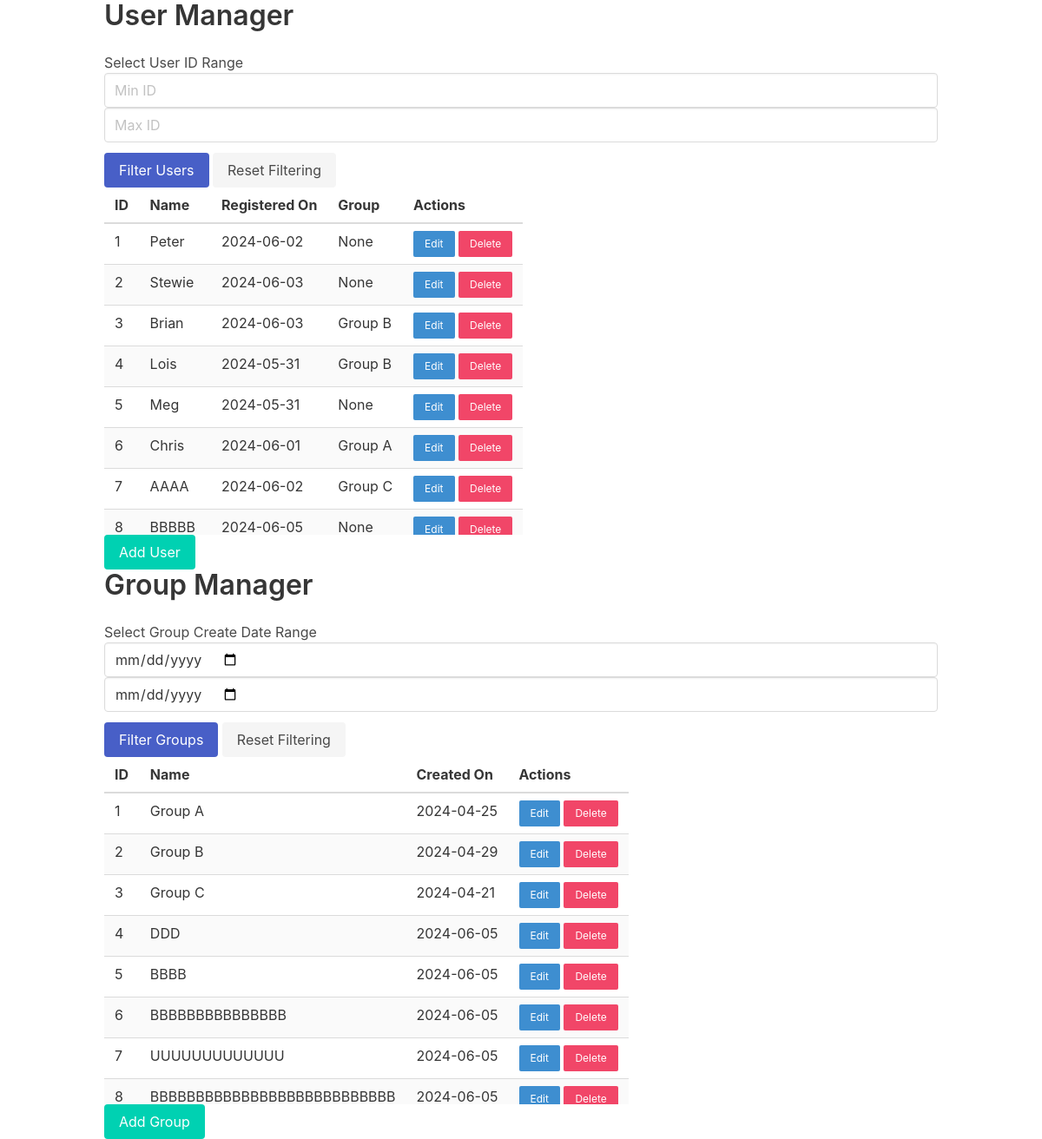
Before: / with the older database file.
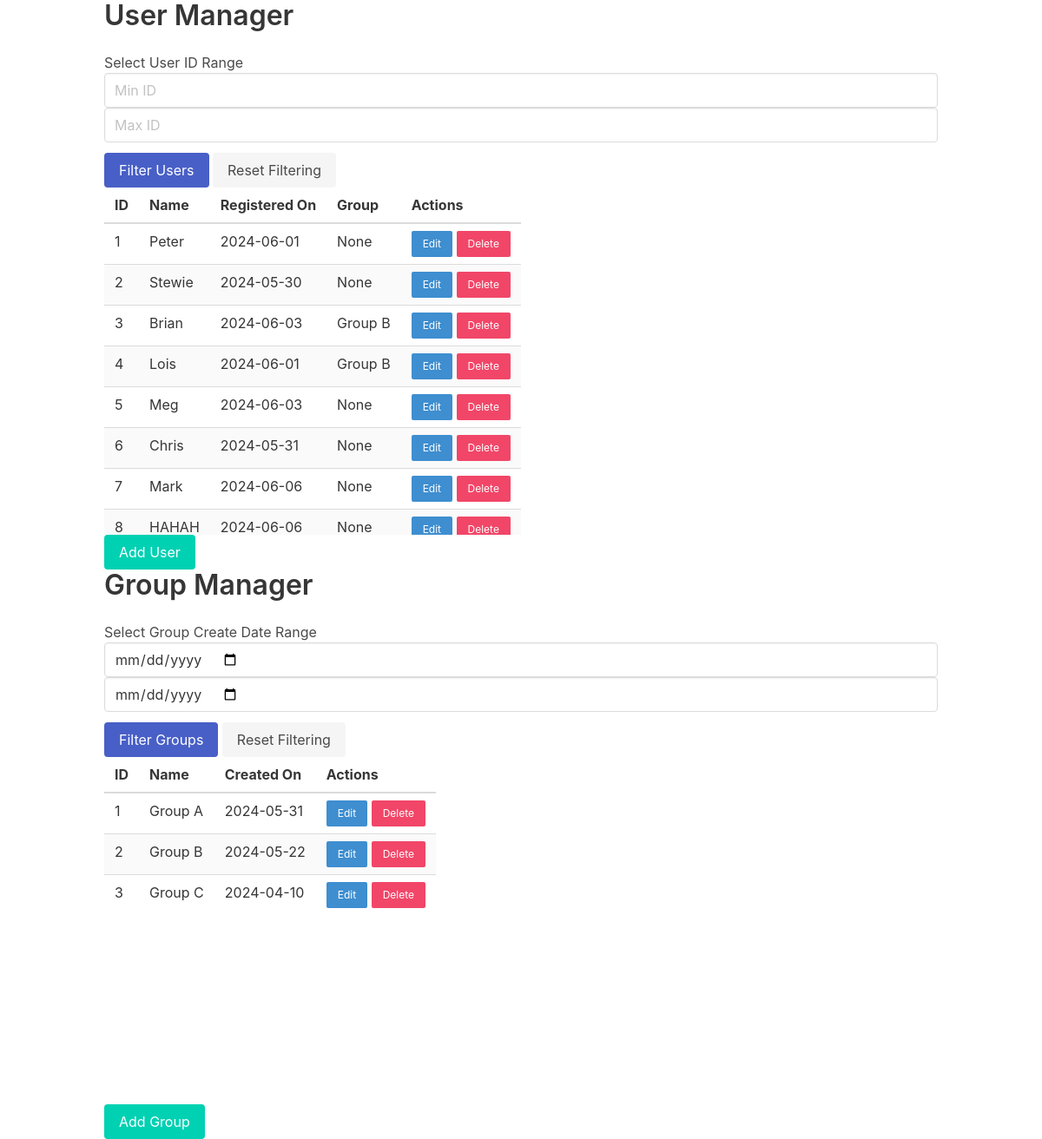
After: the same page with the newer database file.
### app.py (models this page shows)
class User(db.Model):
    id = db.Column(db.Integer, primary_key=True)
    name = db.Column(db.String(80), nullable=False)
    registered_on = db.Column(db.DateTime, default=datetime.now(timezone.utc))
    group_id = db.Column(db.Integer, db.ForeignKey('group.id'), default=0)
    group = db.relationship('Group', backref=db.backref('users', lazy=True))

class Group(db.Model):
    id = db.Column(db.Integer, primary_key=True)
    name = db.Column(db.String(80), nullable=False)
    created_on = db.Column(db.DateTime, default=datetime.now(timezone.utc))

### app.py (the view)
@app.route('/')
def index():
    print("Selecting:")
    user_min_id = request.args.get('min_id', default=1, type=int)
    user_max_id = request.args.get('max_id', default=999999, type=int)
    print(f"user_min_id: {user_min_id} ({type(user_min_id)})")
    print(f"user_max_id: {user_max_id} ({type(user_max_id)})")
    filtered_users = User.query.filter(User.id.between(user_min_id, user_max_id)).all()
    group_start_date = request.args.get('start_date', default='2000-01-01', type=str)
    group_end_date = request.args.get('end_date', default=datetime.today().strftime('%Y-%m-%d'), type=str)
    print(f"group_start_date: {group_start_date} ({type(group_start_date)})")
    print(f"group_end_date: {group_end_date} ({type(group_end_date)})")
    filtered_groups = Group.query.filter(Group.created_on.between(
        datetime.strptime(group_start_date, '%Y-%m-%d').date(),
        datetime.strptime(group_end_date, '%Y-%m-%d').date()+timedelta(days=1))).all()
    return render_template('index.html', users=filtered_users, groups=filtered_groups)

### templates/index.html (shortened to what this page needs)
<!doctype html>
<html lang="en">
<head>
    <link rel="stylesheet" href="https://cdnjs.cloudflare.com/ajax/libs/bulma/0.9.3/css/bulma.min.css">
</head>
<body>
    <div class="container">
        <h1 class="title">User Manager</h1>
        <h2>Select User ID Range</h2>
        <form action="{{ url_for('index') }}" method="get">
            <div class="field">
                <div class="control">
                    <input class="input" type="number" name="min_id" value="{{ user_min_id }}" placeholder="Min ID"  title="min id" required>
                    <input class="input" type="number" name="max_id" value="{{ user_max_id }}" placeholder="Max ID"  title="max id" required>
                </div>
            </div>
            <div class="control">
                <button class="button is-link" type="submit">Filter Users</button>
                <a href="{{ url_for('index') }}" class="button is-light">Reset Filtering</a>
            </div>
        </form>
        <div style="height: 400px; overflow-y: scroll;">
            <table class="table is-striped">
                <thead>
                    <tr>
                        <th>ID</th>
                        <th>Name</th>
                        <th>Registered On</th>
                        <th>Group</th>
                        <th>Actions</th>
                    </tr>
                </thead>
                <tbody>
                    {% for user in users %}
                        {% set user_id = user.id %}
                        {% set registered_date = user.registered_on.strftime('%Y-%m-%d') %}
                        {% set user_group_id = user.group_id %}
                        <tr>
                            <td>{{ user.id }}</td>
                            <td>{{ user.name }}</td>
                            <td>{{ registered_date }}</td>
                            <td>{{ user.group.name if user.group else 'None' }}</td>
                            <td id="actions">
                                <button class="button is-small is-info" onclick="openUserModal({{ user_id }}, '{{ user.name }}', '{{ registered_date }}', {{ user_group_id }}, 'edit')">Edit</button>
                                <button class="button is-small is-danger" onclick="deleteUser({{ user_id }})">Delete</button>
                            </td>
                        </tr>
                    {% endfor %}
                </tbody>
            </table>
        </div>
        <button class="button is-primary" onclick="openUserModal(null, '', '', 0, 'add')">Add User</button>
        <h1 class="title">Group Manager</h1>
        <h2>Select Group Create Date Range</h2>
        <form action="{{ url_for('index') }}" method="get">
            <div class="field">
                <div class="control">
                    <input class="input" type="date" name="start_date" value="{{ group_start_date }}" title="start date" required>
                    <input class="input" type="date" name="end_date" value="{{ group_end_date }}" title="end date" required>
                </div>
            </div>
            <div class="control">
                <button class="button is-link" type="submit">Filter Groups</button>
                <a href="{{ url_for('index') }}" class="button is-light">Reset Filtering</a>
            </div>
        </form>
        <div style="height: 400px; overflow-y: scroll;">
            <table class="table is-striped">
                <thead>
                    <tr>
                        <th>ID</th>
                        <th>Name</th>
                        <th>Created On</th>
                        <th>Actions</th>
                    </tr>
                </thead>
                <tbody>
                    {% for group in groups %}
                        {% set group_id = group.id %}
                        {% set created_date = group.created_on.strftime('%Y-%m-%d') %}
                        <tr>
                            <td>{{ group.id }}</td>
                            <td>{{ group.name }}</td>
                            <td>{{ created_date }}</td>
                            <td id="actions">
                                <button class="button is-small is-info" onclick="openGroupModal({{ group_id }}, '{{ group.name }}', '{{ created_date }}', 'edit')">Edit</button>
                                <button class="button is-small is-danger" onclick="deleteGroup({{ group_id }})">Delete</button>
                            </td>
                        </tr>
                    {% endfor %}
                </tbody>
            </table>
        </div>
        <button class="button is-primary" onclick="openGroupModal(null, '', '', 'add')">Add Group</button>
    </div>
</body>
</html>

Changed rows visible on the page:
removed Group: id "4", name "DDD", created_on "2024-06-05"
removed Group: id "5", name "BBBB", created_on "2024-06-05"
removed Group: id "6", name "BBBBBBBBBBBBBBB", created_on "2024-06-05"
removed Group: id "7", name "UUUUUUUUUUUUU", created_on "2024-06-05"
removed Group: id "8", name "BBBBBBBBBBBBBBBBBBBBBBBBBBB", created_on "2024-06-05"
changed User "Peter": registered_on "2024-06-02" → "2024-06-01"
changed User "Stewie": registered_on "2024-06-03" → "2024-05-30"
changed User "Lois": registered_on "2024-05-31" → "2024-06-01"
changed User "Meg": registered_on "2024-05-31" → "2024-06-03"
changed User "Chris": registered_on "2024-06-01" → "2024-05-31"; group "Group A" → "None"
changed User id 7: name "AAAA" → "Mark"; registered_on "2024-06-02" → "2024-06-06"; group "Group C" → "None"
changed User id 8: name "BBBBB" → "HAHAH"; registered_on "2024-06-05" → "2024-06-06"
changed Group "Group A": created_on "2024-04-25" → "2024-05-31"
changed Group "Group B": created_on "2024-04-29" → "2024-05-22"
changed Group "Group C": created_on "2024-04-21" → "2024-04-10"
